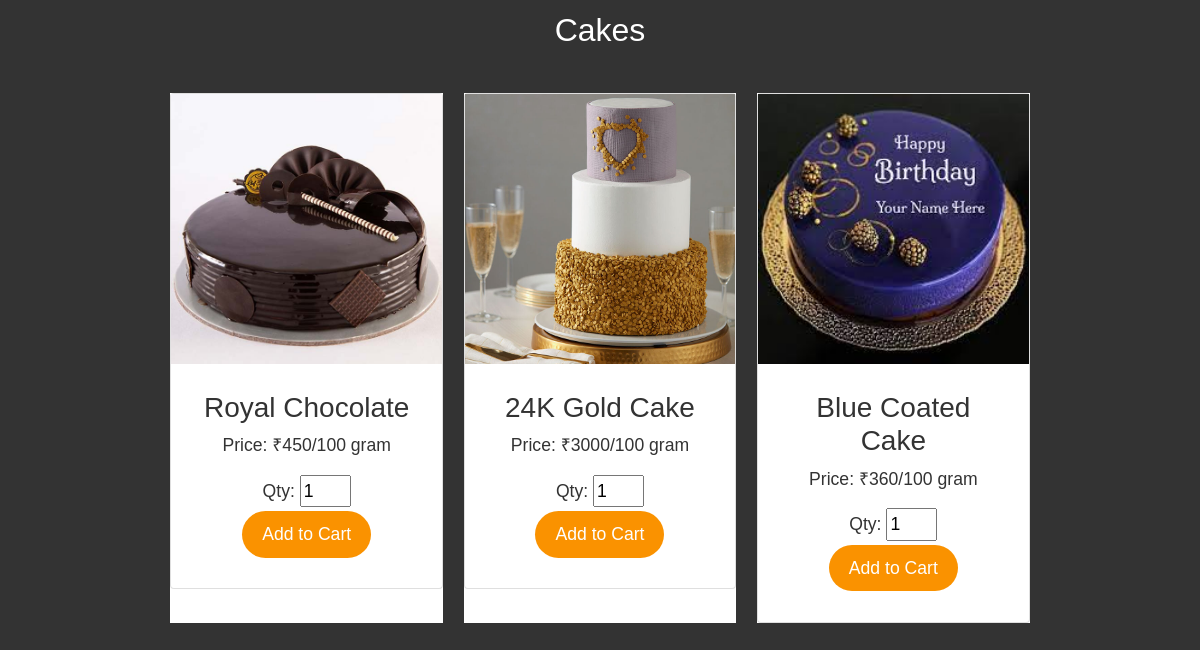
/product.php (signed in, lower part), run on an earlier commit of the app's database.
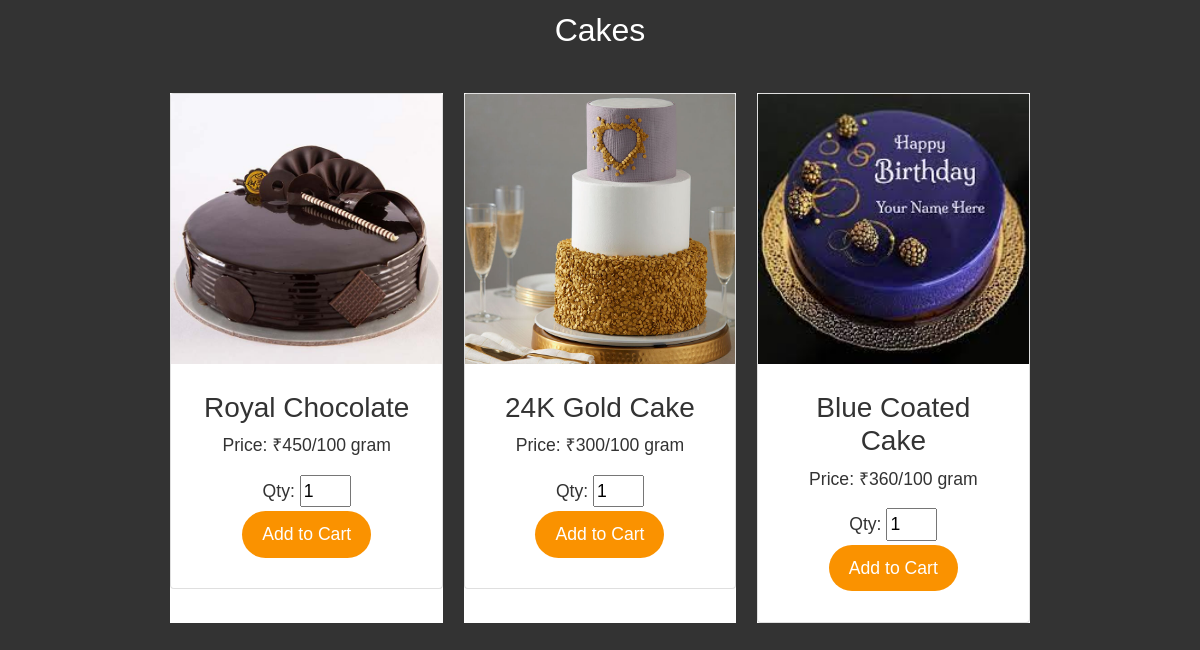
And on a later commit of the database.
### tables this page shows
CREATE TABLE `tblproduct` (
  `p_id` int(10) NOT NULL,
  `p_name` varchar(100) NOT NULL,
  `category` varchar(100) NOT NULL,
  `p_image` varchar(256) NOT NULL,
  `p_price` int(100) NOT NULL,
  `p_status` varchar(100) NOT NULL,
  `delete_flag` int(100) NOT NULL,
  `date` datetime NOT NULL
);

### product.php (the view, shortened to what this page needs)
<!doctype html>
<html lang="en">
<head>
  <link href="https://cdn.jsdelivr.net/npm/bootstrap@5.1.3/dist/css/bootstrap.min.css" rel="stylesheet">
</head>
<body>
<section id="section-a" class="grid">
          </section>
          <h2> Cakes </h2>
<section id="section-a" class="grid">
  <ul>
        <?php
          include 'dbcon.php';
          $query = "select * from tblproduct where category='Cakes' ";
          $result= mysqli_query($conn, $query);
          while($row = mysqli_fetch_assoc($result)):
        ?>
            <li>
                <div class="card">
                <img src="<?php echo $row['p_image']; ?>" style="float: right; width: 400; height: 200;">
                  <div class="card-content">
                    <h3> <?php echo $row['p_name']; ?></h3>
                    <p> Price: ₹<?php echo $row['p_price']; ?>/100 gram </p>
                    <form method="post" action="">
                      Qty: <input type="int" size="2" name="product_quantity" value="1">
                        <br><input type="submit" name="add_to_cart" value="Add to Cart">
                  </form>
                  </div>
                </div>
              </li>
          <?php endwhile; ?>
          </ul>
          </section>
</body>
</html>

What changed in the data, as far as the page shows it:
changed tblproduct "24K Gold Cake": p_price "3000" → "300"
